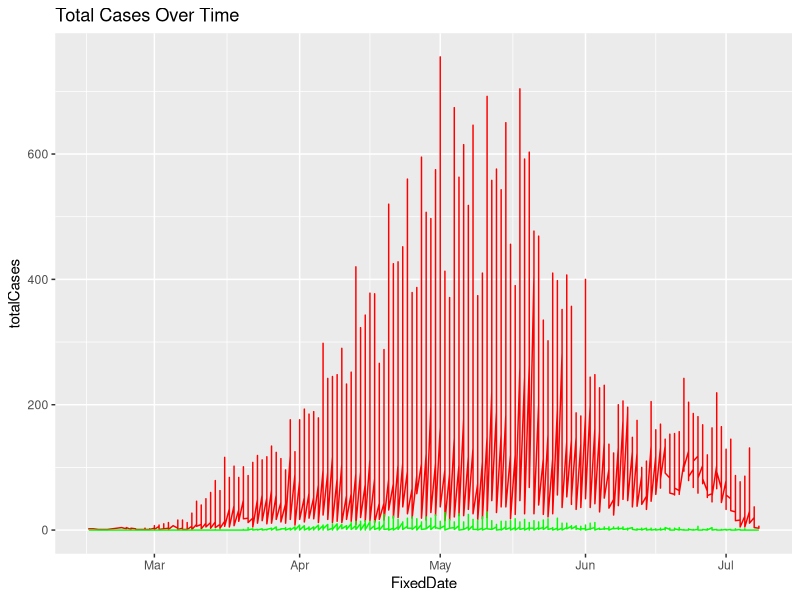
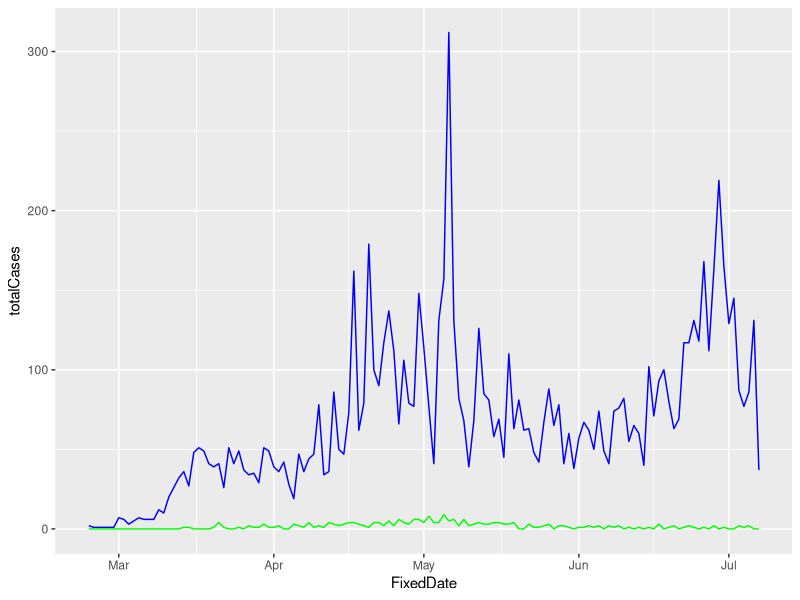
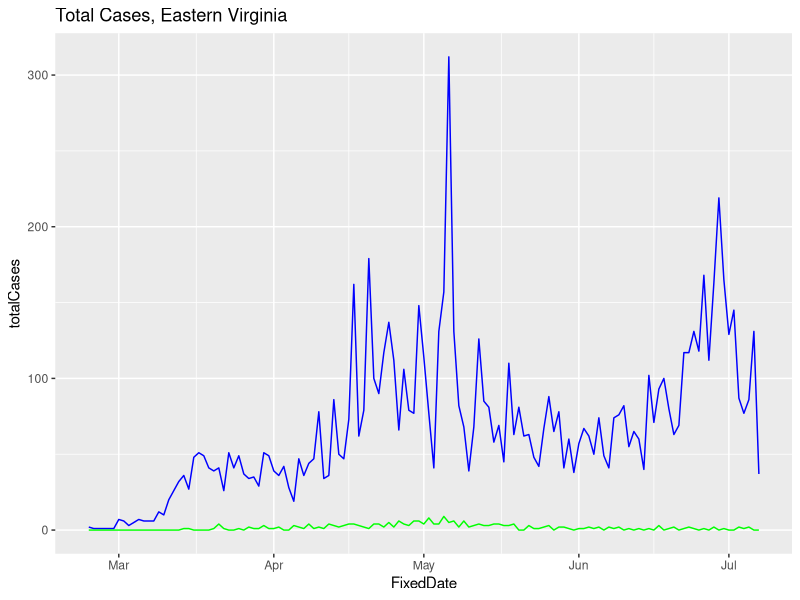
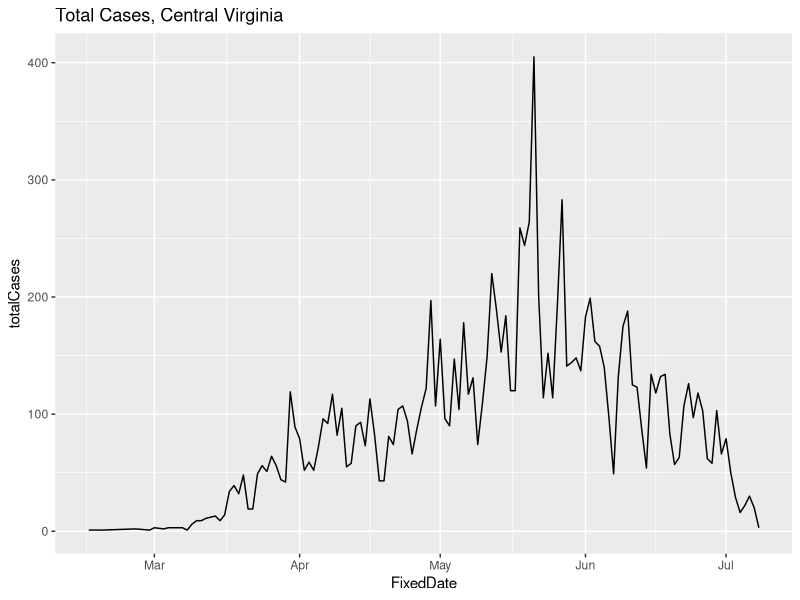
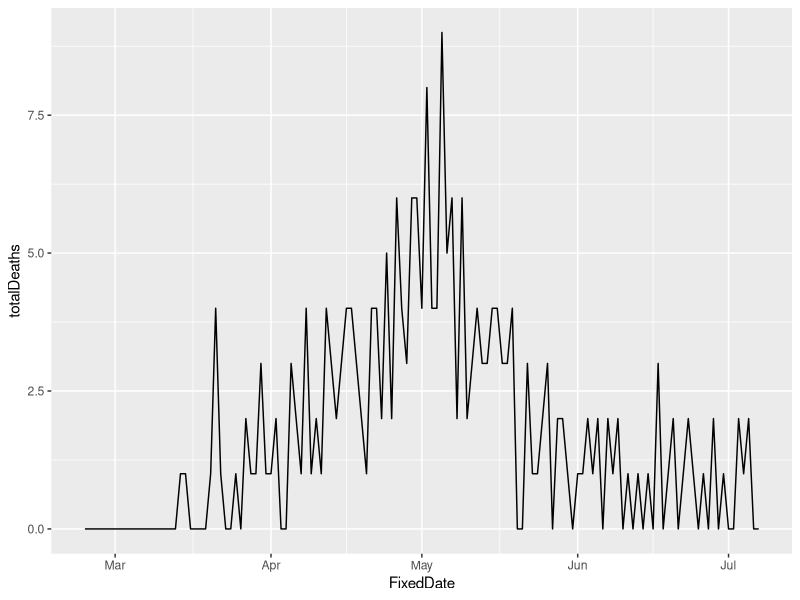
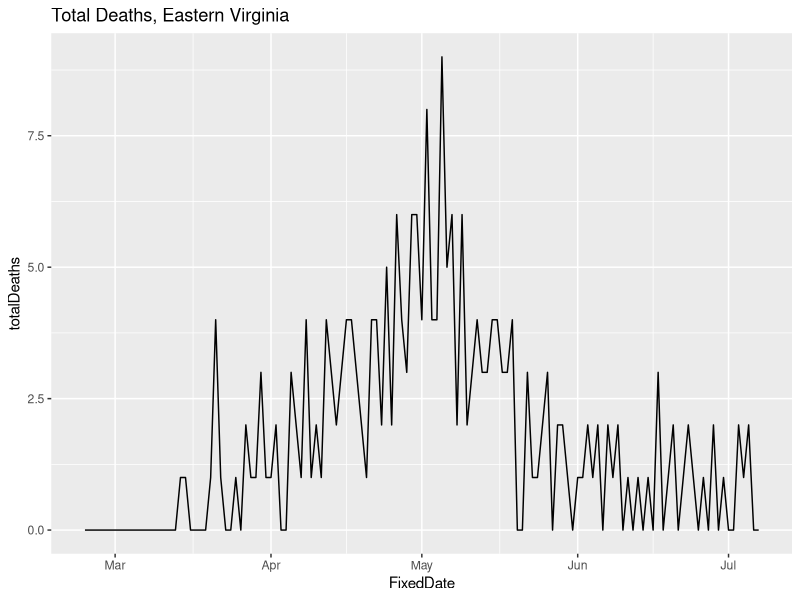
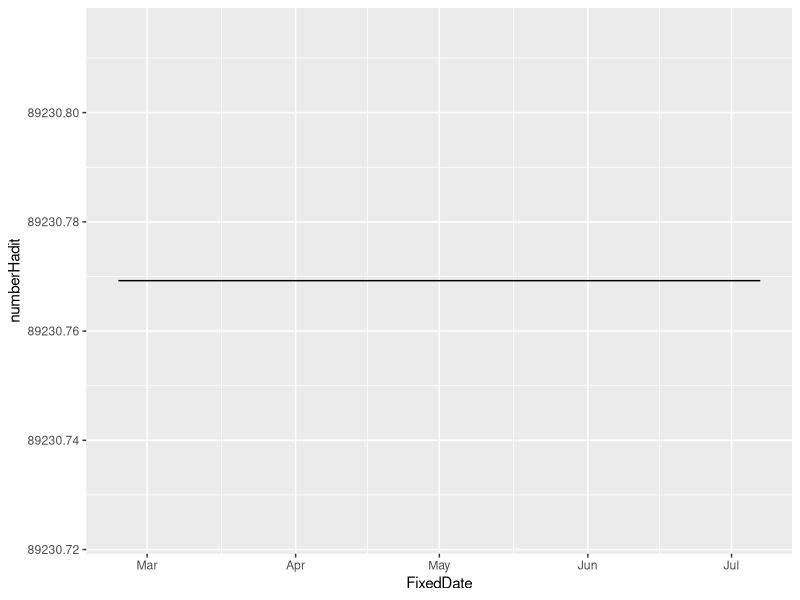
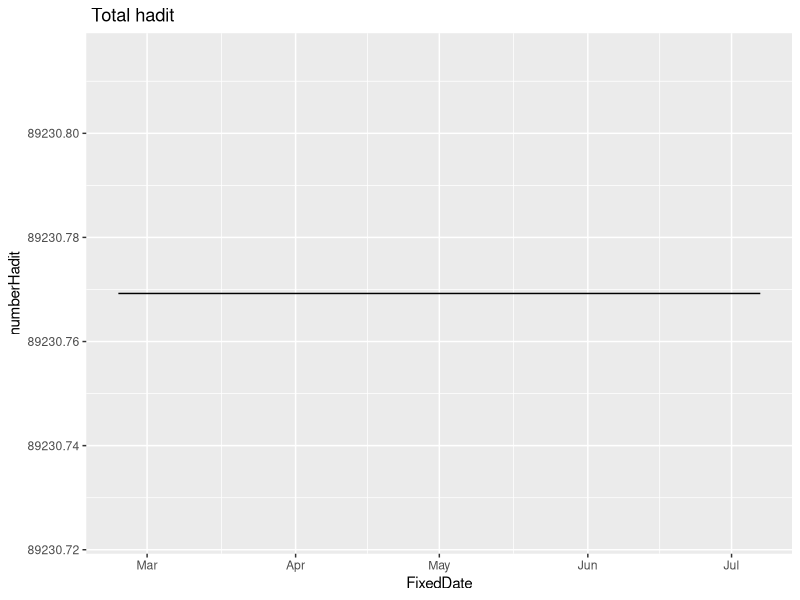

Reproduce these figures in R, in order.
## ---- chunk 1
library(ggplot2)
## ---- chunk 2
rawData <- read.csv("VDH-COVID-19-PublicUseDataset-EventDate.csv", stringsAsFactors = FALSE)

# Fix the date field
rawData$FixedDate <- as.Date(rawData$Event.Date,format="%m/%d/%Y")
## ---- chunk 3
# Build a data frame with just the confirmed cases
confirmedCases <- subset(rawData, Case.Status == "Confirmed")

# Build a data frame with just the probable cases
probableCases <- subset(rawData, Case.Status == "Probable")

# Change the column headings to reflect the two data sets
col_headings          <- c('Event.Date',
                           'Health.Planning.Region', 
                           'Case.Status - Confirmed', 
                           'Cases-confirmed', 
                           'Hospitalizations-confirmed', 
                           'Deaths-confirmed', 
                           'FixedDate')
col_headings2         <- c('Event.Date',
                           'Health.Planning.Region', 
                           'Case.Status - Probable', 
                           'Cases-probable', 
                           'Hospitalizations-probable', 
                           'Deaths-probable', 
                           'FixedDate')
names(confirmedCases) <- col_headings
names(probableCases)  <- col_headings2

# Merge the two dataframes and build the new columns combining the data
mergedData            <- merge(confirmedCases, 
                               probableCases, 
                               by = c("FixedDate","Health.Planning.Region"), 
                               all.x = TRUE, 
                               all.y = TRUE)
mergedData[is.na(mergedData)] <- 0 # Replace all of the NA's with 0
## ---- chunk 4
mergedData$totalCases         <- mergedData$'Cases-confirmed' + 
  mergedData$'Cases-probable'
mergedData$totalHospitalized  <- mergedData$`Hospitalizations-confirmed` + 
  mergedData$`Hospitalizations-probable`
mergedData$totalDeaths        <- mergedData$`Deaths-confirmed` + 
  mergedData$`Deaths-probable`
## ---- chunk 5
casesEastern   <- subset(mergedData, mergedData$Health.Planning.Region == "Eastern")
casesCentral   <- subset(mergedData, mergedData$Health.Planning.Region == "Central")
casesNorthern  <- subset(mergedData, mergedData$Health.Planning.Region == "Northern")
## ---- chunk 6
totalCases            = sum(rawData$'Number.of.Cases')
totalHospitalizations = sum(rawData$'Number.of.Hospitalizations')
totalDeaths           = sum(rawData$'Number.of.Deaths')
## ---- chunk 7
numberHadit = sum(casesEastern$'totalDeaths') / .0026
## ---- chunk 8
totalCases_vs_Deaths_Plot = ggplot() + geom_line(data = mergedData, aes(x = FixedDate, y = totalCases), color='red') + geom_line(data = mergedData, aes(x = FixedDate, y = totalDeaths), color='green') 
print(totalCases_vs_Deaths_Plot + ggtitle("Total Cases Over Time"))
## ---- chunk 9
totalCases_Eastern_Plot = ggplot() + geom_line(data = casesEastern, aes(x = FixedDate, y = totalCases), color='blue') + geom_line(data = casesEastern, aes(x = FixedDate, y = totalDeaths), color = 'green')
print(totalCases_Eastern_Plot) + ggtitle("Total Cases, Eastern Virginia")

## ---- chunk 10
totalCases_Central_Plot = ggplot(data = casesCentral, aes(x = FixedDate, y = totalCases)) + geom_line()
print(totalCases_Central_Plot + ggtitle("Total Cases, Central Virginia"))
## ---- chunk 11
totalDeaths_Eastern_Plot = ggplot(data = casesEastern, aes(x = FixedDate, y = totalDeaths)) + geom_line()
print(totalDeaths_Eastern_Plot) + ggtitle("Total Deaths, Eastern Virginia")
## ---- chunk 12
percent_hadit_Eastern = ggplot(data = casesEastern, aes(x = FixedDate, y = numberHadit)) + geom_line()
print(percent_hadit_Eastern) + ggtitle(" Total hadit")
# Calculate heard immunity rate of Eastern Virginia, according to CDC nationwide IFR is 0.26%
